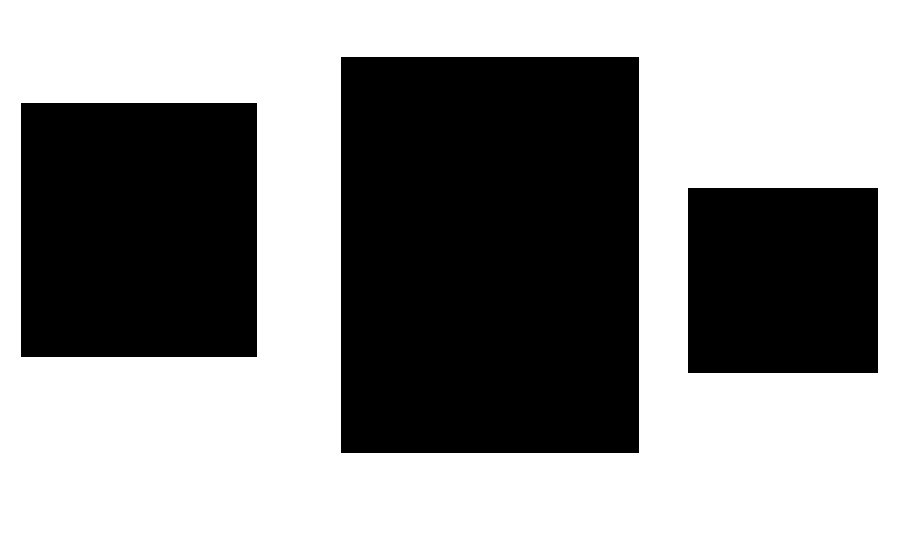
#> input picture Advanced/4.Image segmentation & contours/square.png, 900 x 545 px; the run also reads 3 pictures not shown here
$ jupyter execute --allow-errors 'session_4(1).ipynb'
#> lines starting #> are read from the running program, lines starting #| are printed output that depends on the picture; after the words box and inside, x2 and y2 are one past the last pixel; in counts of white or black regions, pixels touching at a corner belong together
# Image segmentation & contours

## Segmentation (تقسیم بندی)

تقسیم‌بندی (Segmentation) در تصاویر به فرآیندی گفته می‌شود که در آن تصویر به بخش‌های مختلف یا نواحی معنادار تقسیم می‌شود. هدف اصلی تقسیم‌بندی، ساده‌سازی یا تغییر نمایش تصویر به گونه‌ای است که تحلیل آن آسان‌تر شود. این بخش‌ها معمولاً بر اساس ویژگی‌هایی مانند رنگ، شدت روشنایی یا بافت شناسایی می‌شوند.

در OpenCV، تقسیم‌بندی تصاویر کاربردهای متنوعی دارد، از جمله:
- **شناسایی اشیاء**: برای تشخیص و جداسازی اشیاء خاص در تصویر.
- **ردیابی اشیاء**: برای دنبال کردن حرکت اشیاء در ویدیوها.
- **تحلیل تصاویر پزشکی**: برای شناسایی نواحی خاص مانند تومورها در تصاویر پزشکی.
- **بینایی ماشین**: برای کاربردهایی مانند تشخیص چهره، پلاک خودرو و غیره.

ابزارها و الگوریتم‌های مختلفی در OpenCV برای تقسیم‌بندی تصاویر وجود دارد، مانند استفاده از آستانه‌گذاری (Thresholding)، خوشه‌بندی (Clustering) و الگوریتم‌های پیشرفته‌تر مانند Watershed و GrabCut. این ابزارها به کاربران کمک می‌کنند تا تصاویر را به صورت دقیق‌تر تحلیل و پردازش کنند.

## Contours

کانتور (Contour) به خطوط یا منحنی‌هایی گفته می‌شود که مرزهای اشیاء در تصویر را مشخص می‌کنند. کانتورها یکی از ابزارهای کلیدی در پردازش تصویر هستند و برای شناسایی، تحلیل و استخراج ویژگی‌های اشیاء در تصویر به کار می‌روند.

### کاربردهای اصلی کانتورها:
- **تشخیص اشیاء**: برای شناسایی و جداسازی اشیاء در تصویر.
- **تحلیل شکل**: برای بررسی ویژگی‌های هندسی اشیاء مانند مساحت، محیط و تقارن.

در OpenCV، برای استخراج کانتورها معمولاً از تابع `cv2.findContours` استفاده می‌شود. این تابع یک تصویر دودویی (Binary) را به عنوان ورودی دریافت کرده و کانتورها را به همراه سلسله‌مراتب آن‌ها بازمی‌گرداند. استفاده از کانتورها در کاربردهایی مانند تشخیص لبه‌ها، ردیابی اشیاء و تحلیل تصاویر پزشکی بسیار رایج است.

## پیاده سازی مثالی در رابطه با کانتورها

[cell 1]
import cv2
import numpy as np

# Load the image of three square
image = cv2.imread("square.png")
#> image is the input picture: shape (545, 900, 3); 56.6% white; 3 black regions, box (x1, y1, x2, y2) and area: (341, 57, 639, 453) 118008, (21, 103, 257, 357) 59944, (688, 188, 878, 373) 35150
cv2.imshow("input image",image)
cv2.waitKey(0)

# Grayscale
gray = cv2.cvtColor(image,cv2.COLOR_BGR2GRAY)

# Find canny edges
edged = cv2.Canny(gray,30,200)
#> edged: shape (545, 900); 0.63% white in thin lines or dots, all inside (x1, y1, x2, y2) = (20, 56, 878, 453)
cv2.imshow("Canny edges",edged)
cv2.waitKey(0)

# Finding Contours
contours, hierarchy = cv2.findContours(edged.copy(), cv2.RETR_EXTERNAL, cv2.CHAIN_APPROX_SIMPLE)
#> contours = 3 contours; box (x1, y1, x2, y2) and area: (340, 56, 639, 453) 118005, (20, 102, 257, 357) 59941, (687, 187, 878, 373) 35147
cv2.imshow("Canny edges after contouring",edged)
cv2.waitKey(0)
print(contours)
#> (printed output is left out)
print("Number of contours found = " + str(len(contours)))
#| Number of contours found = 3

# Draw all contours
cv2.drawContours(image, contours, -1, (0, 255, 0), 3)
#> image: shape (545, 900, 3); 3.16% of pixels changed, all inside (x1, y1, x2, y2) = (18, 54, 880, 455)
cv2.imshow("Contours", image)
cv2.waitKey(0)
cv2.destroyAllWindows()

در کد بالا، مراحل زیر انجام شده است:

1. **بارگذاری تصویر**:
    تصویر با استفاده از تابع `cv2.imread` بارگذاری شده و در متغیر `image` ذخیره شده است. سپس با استفاده از `cv2.imshow` نمایش داده شده و با `cv2.waitKey(0)` منتظر فشردن کلیدی برای ادامه مانده است.

2. **تبدیل به تصویر خاکستری**:
    تصویر رنگی به تصویر خاکستری تبدیل شده است. این کار با استفاده از تابع `cv2.cvtColor` و پارامتر `cv2.COLOR_BGR2GRAY` انجام شده و نتیجه در متغیر `gray` ذخیره شده است. این متغیر حاوی آرایه‌ای از مقادیر شدت روشنایی پیکسل‌ها است.

3. **استخراج لبه‌ها با الگوریتم Canny**:
    با استفاده از تابع `cv2.Canny`، لبه‌های تصویر خاکستری استخراج شده و در متغیر `edged` ذخیره شده است. این لبه‌ها با استفاده از مقادیر آستانه 30 و 200 مشخص شده‌اند. سپس تصویر لبه‌ها نمایش داده شده است. متغیر `edged` یک آرایه دودویی است که لبه‌ها را نشان می‌دهد.

4. **یافتن کانتورها**:
    با استفاده از تابع `cv2.findContours`، کانتورها (مرزهای اشیاء) در تصویر لبه‌یابی شده پیدا شده‌اند. این تابع کانتورها را به همراه سلسله‌مراتب آن‌ها بازمی‌گرداند. کانتورها در متغیر `contours` و سلسله‌مراتب در متغیر `hierarchy` ذخیره شده‌اند. متغیر `contours` شامل یک لیست از آرایه‌های نقاط مختصات کانتورها است و طول آن برابر با تعداد کانتورها (3 کانتور) است.

5. **رسم کانتورها روی تصویر اصلی**:
    با استفاده از تابع `cv2.drawContours`، تمامی کانتورها روی تصویر اصلی رسم شده‌اند. رنگ کانتورها سبز `(0, 255, 0)` و ضخامت خطوط 3 پیکسل است. تصویر نهایی که کانتورها روی آن رسم شده‌اند، نمایش داده شده است.

6. **بستن تمامی پنجره‌ها**:
    در پایان، با استفاده از `cv2.destroyAllWindows` تمامی پنجره‌های باز بسته شده‌اند.

این کد به طور کلی برای شناسایی و نمایش کانتورها (مرزهای اشیاء) در یک تصویر استفاده می‌شود. متغیرهای `contours`، `edged`، `gray`، `hierarchy` و `image` در این فرآیند نقش کلیدی دارند و اطلاعات مربوط به کانتورها و تصویر پردازش‌شده را ذخیره می‌کنند.

## سلسله مراتب در کانتوره (Hierarchy)

در پردازش تصویر، کانتورها می‌توانند به صورت سلسله‌مراتبی سازمان‌دهی شوند. این سلسله‌مراتب به ما کمک می‌کند تا روابط بین کانتورها را درک کنیم. به عنوان مثال، ممکن است یک کانتور درون کانتور دیگری قرار داشته باشد (مانند یک دایره کوچک درون یک دایره بزرگ‌تر). OpenCV این سلسله‌مراتب را با استفاده از آرایه‌ای به نام `hierarchy` مدیریت می‌کند.

#### ساختار `hierarchy`
آرایه `hierarchy` یک آرایه چندبعدی است که اطلاعات مربوط به هر کانتور را ذخیره می‌کند. هر کانتور دارای چهار مقدار است:
1. **Next**: اندیس کانتور بعدی در همان سطح. اگر کانتور بعدی وجود نداشته باشد، مقدار آن `-1` است.
2. **Previous**: اندیس کانتور قبلی در همان سطح. اگر کانتور قبلی وجود نداشته باشد، مقدار آن `-1` است.
3. **First Child**: اندیس اولین کانتور فرزند. اگر کانتور فرزندی وجود نداشته باشد، مقدار آن `-1` است.
4. **Parent**: اندیس کانتور والد. اگر کانتور والدی وجود نداشته باشد، مقدار آن `-1` است.

#### انواع سلسله‌مراتب
در OpenCV، می‌توان نوع سلسله‌مراتب را با استفاده از پارامتر `mode` در تابع `cv2.findContours` مشخص کرد. برخی از حالت‌های رایج عبارتند از:
- **cv2.RETR_EXTERNAL**: فقط کانتورهای خارجی (بیرونی) را استخراج می‌کند.
- **cv2.RETR_LIST**: تمام کانتورها را بدون در نظر گرفتن سلسله‌مراتب استخراج می‌کند.
- **cv2.RETR_CCOMP**: کانتورها را به صورت دو سطحی (سطح خارجی و داخلی) سازمان‌دهی می‌کند.
- **cv2.RETR_TREE**: تمام کانتورها را به همراه سلسله‌مراتب کامل استخراج می‌کند.

#### مثال
فرض کنید یک تصویر شامل چندین دایره تو در تو داریم. با استفاده از `cv2.RETR_TREE`، می‌توانیم اطلاعات مربوط به سلسله‌مراتب کانتورها را استخراج کنیم. این اطلاعات به ما کمک می‌کند تا بفهمیم کدام کانتور درون کانتور دیگر قرار دارد یا کدام کانتورها در یک سطح هستند.

به طور کلی، سلسله‌مراتب در کانتورها ابزاری قدرتمند برای تحلیل و پردازش تصاویر پیچیده است.
در کد قبلی که پیاده سازی شد سه مربع را در تصویر دیدیم ، حال بیایید تصور کنید که مربع سفیدی وسط یکی از مربع ها وجود دارد ، در این صورت مربع سفید شناسایی نمی شود ، بیایید مدل های دیگر را که نام بردیم در همان کد با تصویر جدید پیاده سازی کنیم

[cell 2]
import cv2
import numpy as np

# Load the image of three square
image = cv2.imread("square_donat.png")
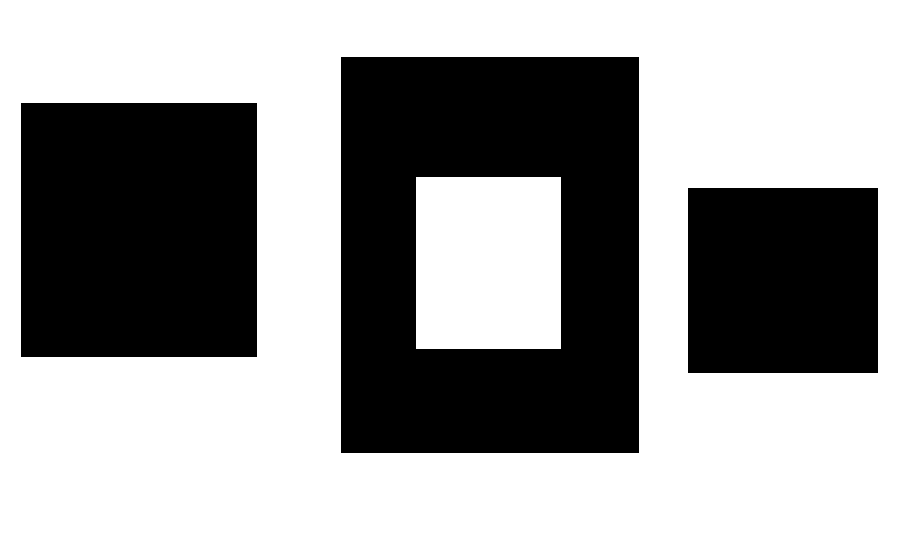
#> input picture Advanced/4.Image segmentation & contours/square_donat.png, 900 x 545 px
#> image is the input picture: shape (545, 900, 3); 61.6% white; 3 black regions, box (x1, y1, x2, y2) and area: (341, 57, 639, 453) 93068, (21, 103, 257, 357) 59944, (688, 188, 878, 373) 35150
cv2.imshow("input image",image)
cv2.waitKey(0)

# Grayscale
gray = cv2.cvtColor(image,cv2.COLOR_BGR2GRAY)

# Find canny edges
edged = cv2.Canny(gray,30,200)
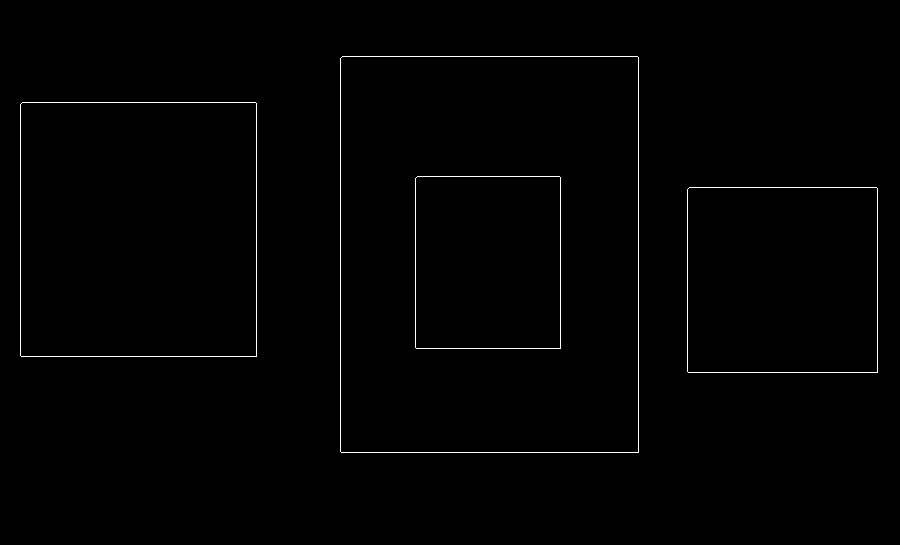
#> edged: shape (545, 900); 0.76% white in thin lines or dots, all inside (x1, y1, x2, y2) = (20, 56, 878, 453)
cv2.imshow("Canny edges",edged)
cv2.waitKey(0)

# Finding Contours --> | Changin RETR_EXTERNAL to RETR_LIST |
contours, hierarchy = cv2.findContours(edged.copy(), cv2.RETR_LIST, cv2.CHAIN_APPROX_SIMPLE)
#> contours = 8 contours; box (x1, y1, x2, y2) and area: (340, 56, 639, 453) 118005, (340, 56, 639, 453) 118004, (20, 102, 257, 357) 59941, (20, 102, 257, 357) 59940, (687, 187, 878, 373) 35147, (687, 187, 878, 373) 35146, (415, 176, 561, 349) 24937, (415, 176, 561, 349) 24936
cv2.imshow("Canny edges after contouring",edged)
cv2.waitKey(0)

# Draw all contours
cv2.drawContours(image, contours, -1, (0, 255, 0), 3)
cv2.imshow("Contours", image)
cv2.waitKey(0)
cv2.destroyAllWindows()

## Sorting Contours (مرتب سازی کانتور ها)

در پردازش تصویر، مرتب‌سازی کانتورها یکی از ابزارهای مهم برای تحلیل و پردازش دقیق‌تر تصاویر است. با مرتب‌سازی کانتورها می‌توان اطلاعات بیشتری درباره ترتیب، اندازه و موقعیت اشیاء موجود در تصویر به دست آورد. در OpenCV، می‌توان کانتورها را بر اساس معیارهای مختلفی مانند مساحت یا موقعیت مکانی مرتب کرد.

### Sorting by Area (مرتب‌سازی بر اساس مساحت )

یکی از روش‌های رایج برای مرتب‌سازی کانتورها، مرتب‌سازی بر اساس مساحت آن‌ها است. این روش به ما کمک می‌کند تا کانتورهای بزرگ‌تر یا کوچک‌تر را شناسایی کنیم. برای این کار، از تابع `cv2.contourArea` استفاده می‌شود که مساحت هر کانتور را محاسبه می‌کند.

#### مراحل:
1. محاسبه مساحت هر کانتور با استفاده از `cv2.contourArea`.
2. مرتب‌سازی کانتورها بر اساس مساحت به صورت صعودی یا نزولی.

#### کاربردها:
- شناسایی بزرگ‌ترین یا کوچک‌ترین اشیاء در تصویر.
- حذف نویزهای کوچک با مساحت کم.
- تحلیل اشیاء بر اساس اندازه.

### Sorting by Spatial Position (مرتب‌سازی بر اساس موقعیت مکانی )

در برخی موارد، نیاز است که کانتورها بر اساس موقعیت مکانی آن‌ها در تصویر مرتب شوند. این کار معمولاً بر اساس مختصات نقاط کانتور انجام می‌شود. برای این منظور، از مقدار `boundingRect` استفاده می‌شود که یک مستطیل محدودکننده برای هر کانتور ایجاد می‌کند.

#### مراحل:
1. محاسبه مستطیل محدودکننده هر کانتور با استفاده از `cv2.boundingRect`.
2. مرتب‌سازی کانتورها بر اساس مختصات `x` یا `y` مستطیل محدودکننده.

#### کاربردها:
- مرتب‌سازی اشیاء از چپ به راست یا از بالا به پایین.
- تحلیل ترتیب اشیاء در تصویر.
- شناسایی الگوهای خاص در تصاویر.

### به طور کلی:

مرتب‌سازی کانتورها ابزار قدرتمندی برای تحلیل دقیق‌تر تصاویر است. با استفاده از این روش‌ها می‌توان اطلاعات بیشتری درباره اشیاء موجود در تصویر به دست آورد و پردازش‌های پیشرفته‌تری انجام داد. انتخاب روش مرتب‌سازی به نوع کاربرد و هدف تحلیل تصویر بستگی دارد.

## نمونه کد مرتب سازی

### پیدا کردن کانتور ها در عکس جدید:

[cell 3]
import cv2
import numpy as np

# Load the image of four shapes
image = cv2.imread("shapes.png")
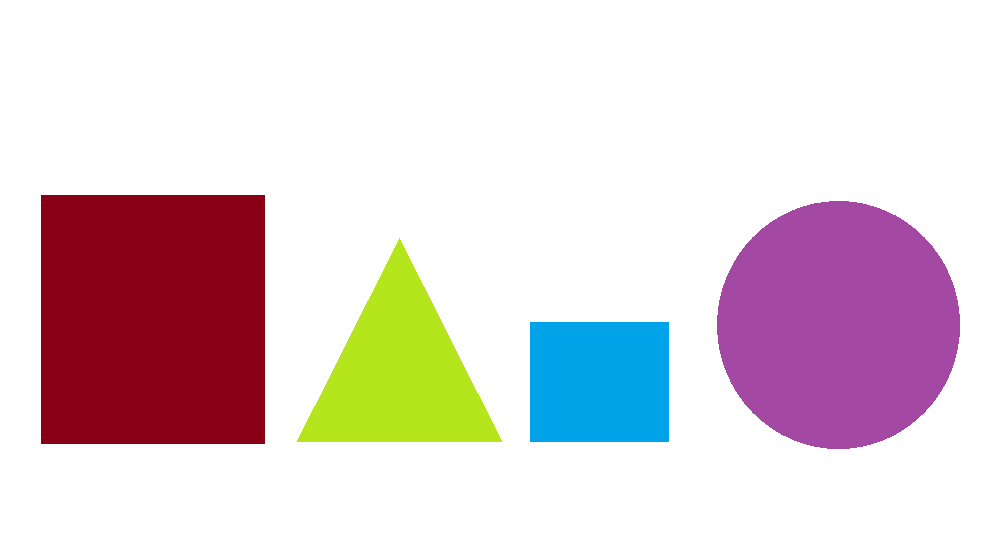
#> input picture Advanced/4.Image segmentation & contours/shapes.png, 1006 x 545 px
#> image is the input picture: shape (545, 1006, 3); mean B, G, R 214, 209.6, 224.4
cv2.imshow("Original Image",image)
cv2.waitKey(0)

# Create a blank image with some dimensions as our loaded image
blank_image = np.zeros((image.shape[0],image.shape[1],3))

# Create a copy of our original image
original_image = image

# Grayscale
gray = cv2.cvtColor(image,cv2.COLOR_BGR2GRAY)
#> gray: shape (545, 1006)

# Find canny edges
edged = cv2.Canny(gray,50,200)
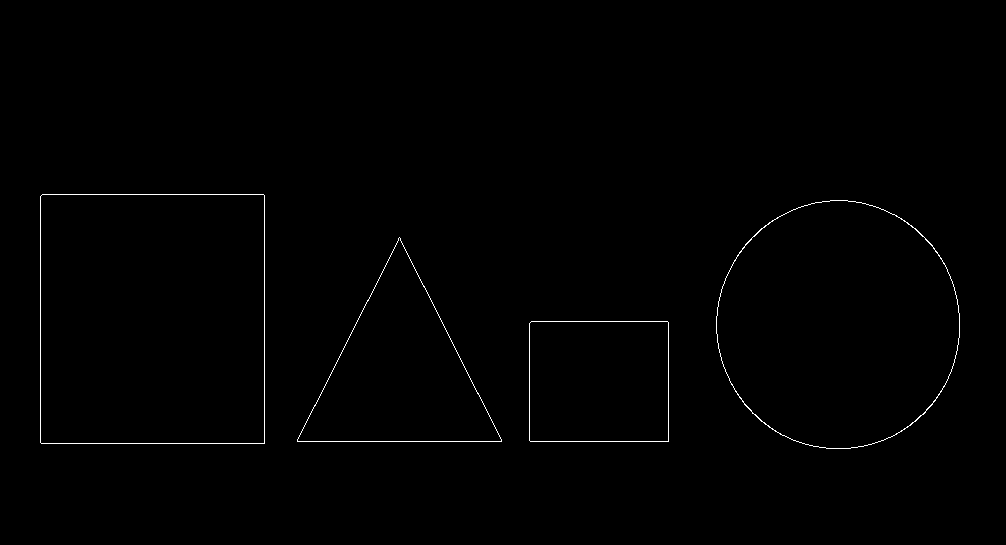
#> edged: shape (545, 1006); 0.52% white in thin lines or dots, all inside (x1, y1, x2, y2) = (40, 194, 960, 449)
cv2.imshow("Canny edges",edged)
cv2.waitKey(0)

# Finding Contours
contours, hierarchy = cv2.findContours(edged.copy(), cv2.RETR_EXTERNAL, cv2.CHAIN_APPROX_SIMPLE)
#> contours = 4 contours; box (x1, y1, x2, y2) and area: (40, 194, 265, 444) 55773, (716, 200, 960, 449) 47330, (297, 237, 502, 442) 20899, (529, 321, 669, 442) 16677
print("Number of contours found = ",len(contours))
#| Number of contours found =  4

# Draw all contours
cv2.drawContours(image, contours, -1, (0, 255, 0), 3)
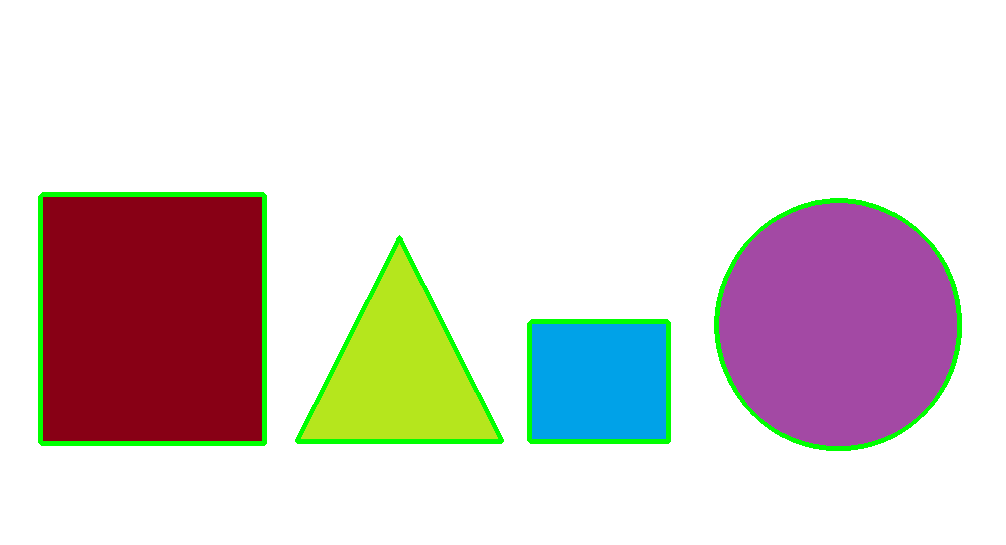
#> image: shape (545, 1006, 3); 2.52% of pixels changed, all inside (x1, y1, x2, y2) = (38, 192, 962, 451)
cv2.imshow("Contours", image)
cv2.waitKey(0)
cv2.destroyAllWindows()

### مرتب سازی با استفاده از مساحت:

[cell 4]
import cv2
import numpy as np

# Function we'll use to display contour area
def get_contour_areas(contours):
    # returns the areas of all contours as list
    all_areas = []
    for cnt in contours:
        area = cv2.contourArea(cnt)
        all_areas.append(area)
#> this loop made 4 passes
#> area on passes 1 to 4: 16677, 20899, 47330, 55773
#> after the loop, all_areas = [16677, 20899, 47330, 55773]
    return all_areas

# Load the image of four shapes
image = cv2.imread("shapes.png")
original_image = image

# lets print the areas of the contours before sorting
print("Contour Area before sorting")
print(get_contour_areas(contours))
#| [16677.0, 20899.0, 47330.0, 55773.0]

# Sort contours by area in descending order
sorted_contours = sorted(contours, key=cv2.contourArea, reverse=True)
#> sorted_contours has the same summary as contours

# lets print the areas of the contours after sorting
print("Contour Area after sorting")
print(get_contour_areas(sorted_contours))
#> the loop in get_contour_areas (call 2), `for cnt in contours:` made 4 passes
#| [55773.0, 47330.0, 20899.0, 16677.0]

# Draw sorted contours on the blank image
for c in sorted_contours:
    cv2.drawContours(original_image,[c],-1,(255,0,0),3)
    cv2.waitKey(0)
    cv2.imshow('Contours by area',original_image)
#> this loop made 4 passes
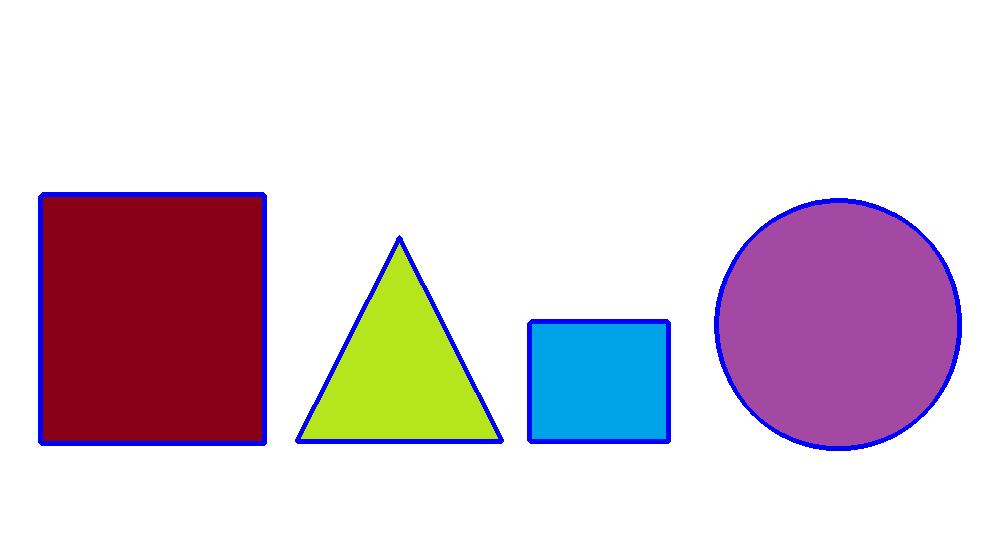
#> original_image: shape (545, 1006, 3); 2.52% of pixels changed, all inside (x1, y1, x2, y2) = (38, 192, 962, 451)
# Display the sorted contours

cv2.waitKey(0)
cv2.destroyAllWindows()

در این کد، کانتورها بر اساس مساحت آن‌ها مرتب می‌شوند. ابتدا مساحت کانتورها قبل از مرتب‌سازی چاپ می‌شود. سپس کانتورها با استفاده از تابع `sorted` و بر اساس مساحت به صورت نزولی مرتب می‌شوند. در نهایت، مساحت کانتورها پس از مرتب‌سازی چاپ شده و کانتورهای مرتب‌شده روی تصویر اصلی رسم می‌شوند.

[cell 5]
import cv2
import numpy as np

# Function to calculate the x-coordinate of the contour centroid
def x_cord_contours(contour):
    M = cv2.moments(contour)
    if M['m00'] != 0:
        return int(M['m10'] / M['m00'])
    return 0

# Function to label the contour center on the image
def label_contour_center(image, contour, index):
    M = cv2.moments(contour)
    if M['m00'] != 0:
        cx = int(M['m10'] / M['m00'])
        cy = int(M['m01'] / M['m00'])
        cv2.circle(image, (cx, cy), 5, (0, 0, 255), -1)
        cv2.putText(image, f"{index + 1}", (cx, cy), cv2.FONT_HERSHEY_SIMPLEX, 0.5, (255, 0, 0), 1)

# Load the image
image = cv2.imread('shapes.png')
original_image = image.copy()

# Convert to grayscale and detect edges
gray = cv2.cvtColor(image, cv2.COLOR_BGR2GRAY)
edged = cv2.Canny(gray, 50, 200)

# Find contours
contours, _ = cv2.findContours(edged.copy(), cv2.RETR_EXTERNAL, cv2.CHAIN_APPROX_SIMPLE)

# Label contour centers
for i, contour in enumerate(contours):
    label_contour_center(image, contour, i)
#> this loop made 4 passes
#> (cx in label_contour_center, cy in label_contour_center) on passes 1 to 4: (598, 381), (399, 373), (837, 324), (152, 318)
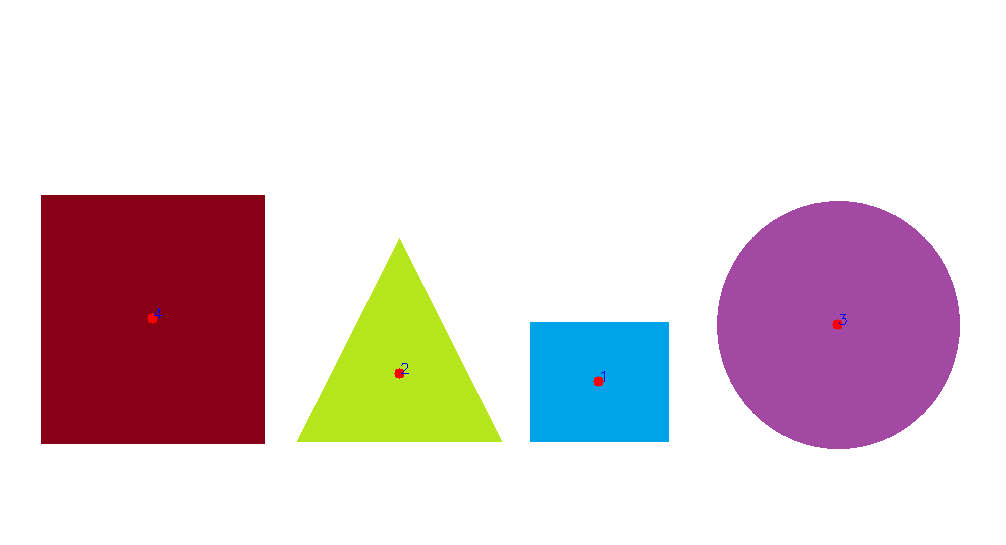
#> image: shape (545, 1006, 3); 0.07% of pixels changed, all inside (x1, y1, x2, y2) = (147, 308, 847, 387)

cv2.imshow("Contour Centers", image)
cv2.waitKey(0)

# Sort contours from left to right
contours_left_to_right = sorted(contours, key=x_cord_contours)
#> in x_cord_contours, `M = cv2.moments(contour)`: M = moments, m00 16677, centre m10/m00, m01/m00 = (598.5, 381)
#> contours_left_to_right has the same summary as contours

# Draw and label sorted contours
for i, contour in enumerate(contours_left_to_right):
    cv2.drawContours(original_image, [contour], -1, (0, 255, 0), 2)
    label_contour_center(original_image, contour, i)

    # Crop and save each contour
    x, y, w, h = cv2.boundingRect(contour)
    cropped_contour = original_image[y:y + h, x:x + w]
    cv2.imwrite(f"output_shape_number_{i + 1}.png", cropped_contour)
#> this loop made 4 passes
#> (cx in label_contour_center, cy in label_contour_center, x, y, w, h) on passes 1 to 4: (152, 318, 40, 194, 225, 250), (399, 373, 297, 237, 205, 205), (598, 381, 529, 321, 140, 121), (837, 324, 716, 200, 244, 249)
#> pass 1, `cropped_contour = original_image[y:y + h, x:x + w]`:
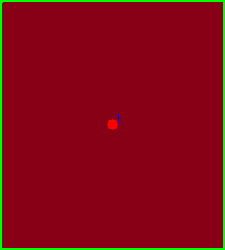
#> cropped_contour: shape (250, 225, 3); mean B, G, R 20.3, 8.5, 131.6
#> (the rest of the program and of its run is left out)
